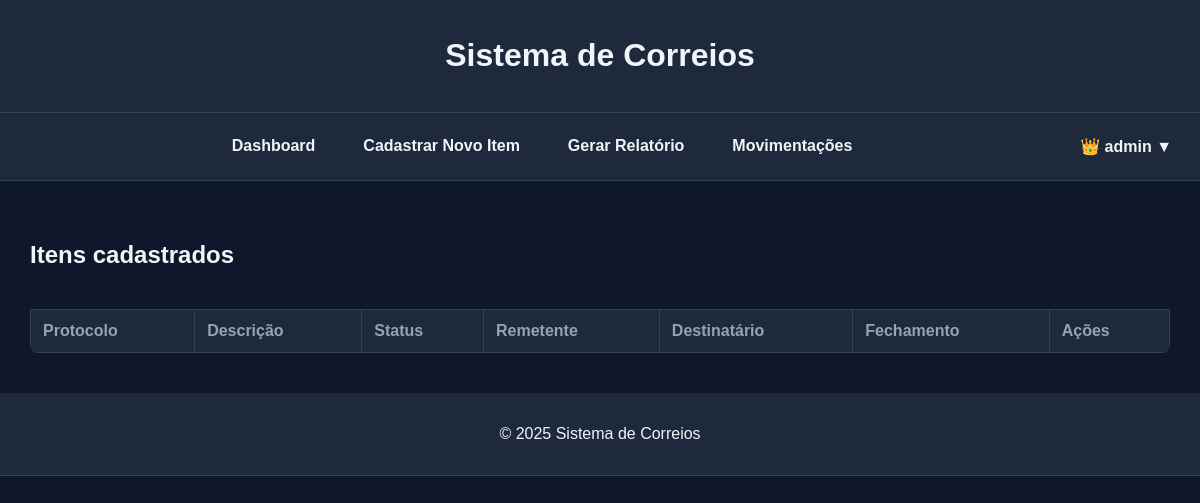
Page / (signed in) on the earlier database version.
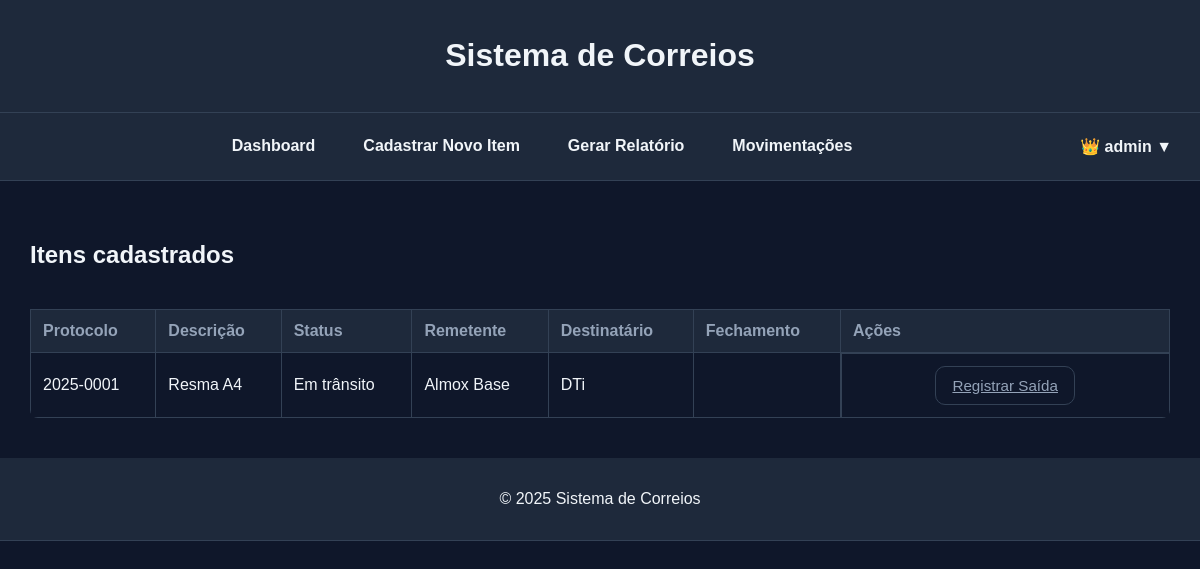
Same page on the later database version.
### app.py (models this page shows, shortened)
class User(UserMixin, db.Model):
    id = db.Column(db.Integer, primary_key=True)
    username = db.Column(db.String(80), unique=True, nullable=False)
    email = db.Column(db.String(120), unique=True, nullable=False)
    password_hash = db.Column(db.String(200), nullable=False)
    role = db.Column(db.String(20), default="user")  # "user" ou "admin"

class Item(db.Model):
    id = db.Column(db.Integer, primary_key=True)
    protocol = db.Column(db.String(20), unique=True, nullable=False)
    sender = db.Column(db.String(100))
    recipient = db.Column(db.String(100))
    description = db.Column(db.String(200))
    status = db.Column(db.String(50))
    closed = db.Column(db.DateTime, nullable=True)

### app.py (the view)
@app.route("/")
@login_required
def index():
    items = Item.query.all()
    return render_template("dashboard.html", items=items)

### app.py (called while the page is built)
@login_manager.user_loader
def load_user(user_id):
    return User.query.get(int(user_id))

### templates/dashboard.html (shortened to what this page needs)
{% extends "base.html" %}
{% block content %}
<section class="panel-card">
  <h2>Itens cadastrados</h2>
    <div class="table-container">
    <table>
      <thead>
        <tr>
          <th>Protocolo</th>
          <th>Descrição</th>
          <th>Status</th>
          <th>Remetente</th>
          <th>Destinatário</th>
          <th>Fechamento</th>
          <th>Ações</th>
        </tr>
      </thead>
      <tbody>
        {% for item in items %}
        <tr>
          <td class="nowrap">{{ item.protocol }}</td>
          <td>{{ item.description }}</td>
          <td class="nowrap">{{ item.status }}</td>
          <td>{{ item.sender }}</td>
          <td>{{ item.recipient }}</td>
          <td class="nowrap">
          </td>
          <td class="col-actions">
            {% if item.status != "Finalizado" %}
            <a href="{{ url_for('exit_item', protocol=item.protocol) }}" class="btn-secondary">Registrar Saída</a>
            {% endif %}
          </td>
        </tr>
        {% endfor %}
      </tbody>
    </table>
  </div>
</section>
{% endblock %}

### templates/base.html (shortened to what this page needs)
  <!DOCTYPE html>
  <html lang="pt-BR">
  <head>
      <link rel="stylesheet" href="{{ url_for('static', filename='style.css') }}">
  </head>
  <body>
  <header>
      <h1>Sistema de Correios</h1>
  </header>
  <nav>
  {% if current_user and current_user.is_authenticated %}
    <div class="nav-links">
      <a href="{{ url_for('index') }}">Dashboard</a>
      <a href="{{ url_for('new_item') }}">Cadastrar Novo Item</a>
      <a href="{{ url_for('report') }}">Gerar Relatório</a>
  {% if current_user and current_user.is_authenticated and current_user.role == "admin" %}
    <a href="{{ url_for('movimentacoes') }}">Movimentações</a>
  {% endif %}
    </div>
  {% endif %}
  <div class="nav-right">
    {% if current_user and current_user.is_authenticated %}
      <div class="user-menu">
        <button class="user-button">
          {% if current_user.role == "admin" %}
            👑 {{ current_user.username }} ▼
          {% else %}
            👤 {{ current_user.username }} ▼
          {% endif %}
        </button>
      </div>
    {% else %}
      <a href="{{ url_for('login') }}" class="btn-secondary">Login</a>
    {% endif %}
  </div>
</nav>
  <main class="content-container">
      {% block content %}{% endblock %}
    </main>
  <footer>
      <p>&copy; 2025 Sistema de Correios</p>
  </footer>
  </body>
  </html>

### static/style.css (style rules this page uses)
:root { --bg: #0f172a; --panel: #1e293b; --text: #f1f5f9; --muted: #94a3b8; --border: #334155; --primary: #16a34a; --primary-dark: #15803d; }
body { background-color: var(--bg); color: var(--text); font-family: Arial, sans-serif; margin: 0; padding: 0; }
header, footer { background-color: var(--panel); padding: 16px; text-align: center; border-bottom: 1px solid var(--border); }
nav { background-color: var(--panel); padding: 16px; display: flex; align-items: center; border-bottom: 1px solid var(--border); }
.nav-links { flex: 1; display: flex; justify-content: center; gap: 24px; flex-wrap: wrap; }
.nav-right { margin-left: auto; }
nav a { color: var(--text); text-decoration: none; font-weight: bold; padding: 8px 12px; border-radius: 6px; }
.user-menu { position: relative; display: inline-block; }
.user-button { background: transparent; border: none; color: var(--text); font-weight: bold; cursor: pointer; padding: 8px 12px; border-radius: 6px; }
main { padding: 40px 20px; max-width: 95vw; margin: 0 auto; }
button, .btn-primary, .btn-secondary { padding: 12px 22px; border-radius: 10px; font-size: 1rem; cursor: pointer; }
.btn-secondary { background-color: transparent; color: var(--muted); border: 1px solid var(--border); }
.table-container { max-height: 75vh; max-width: 100%; margin: 0 auto; overflow-y: auto; overflow-x: auto; border-radius: 8px; }
table { width: 100%; border-collapse: collapse; margin-top: 20px; }
th, td { padding: 12px; border: 1px solid var(--border); text-align: left; }
th { background-color: var(--panel); color: var(--muted); position: sticky; top: 0; }
.col-actions { display: flex; flex-wrap: wrap; gap: 10px; justify-content: center; align-items: center; min-width: 240px; }
.col-actions .btn-primary, .col-actions .btn-secondary { padding: 10px 16px; font-size: 0.95rem; max-width: 120px; text-align: center; }

Differences in the rows shown:
added Item: protocol "2025-0001", description "Resma A4", status "Em trânsito", sender "Almox Base", recipient "DTi"
